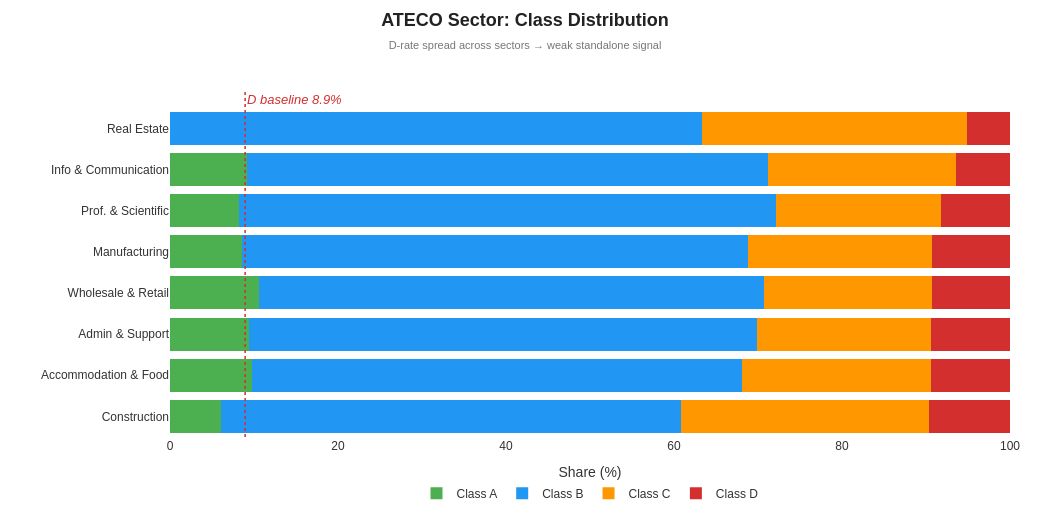

The notebook cell saved with this chart:
### Markdown cell above
### 6.3 ATECO Sector: Class Distribution

### Code cell
TARGET = "financial_health_class"
YEAR_COL = "fiscal_year"

ateco_map = {
    (10, 33): "Manufacturing",
    (41, 43): "Construction",
    (45, 47): "Wholesale & Retail",
    (55, 56): "Accommodation & Food",
    (58, 63): "Info & Communication",
    (68, 68): "Real Estate",
    (69, 75): "Prof. & Scientific",
    (77, 82): "Admin & Support",
}

def get_sector_name(code):
    try:
        c = int(code)
        for (lo, hi), name in ateco_map.items():
            if lo <= c <= hi:
                return name
    except:
        pass
    return "Other"

df = train_df.copy()
df["sector_name"] = (
    df["ateco_sector"].astype(str).str.zfill(2).apply(get_sector_name)
)


CLASS_ORDER = ["A", "B", "C", "D"]
CLASS_COLORS = {
    "A": "#4CAF50",   # green
    "B": "#2196F3",   # blue
    "C": "#FF9800",   # orange
    "D": "#D32F2F"    # red
}

dist = (
    df.groupby(["sector_name", TARGET])
      .size()
      .unstack(fill_value=0)
      .reindex(columns=CLASS_ORDER, fill_value=0)
)

dist_pct = dist.div(dist.sum(axis=1), axis=0).mul(100)


sector_order = [
    "Real Estate",
    "Info & Communication",
    "Prof. & Scientific",
    "Manufacturing",
    "Wholesale & Retail",
    "Admin & Support",
    "Accommodation & Food",
    "Construction"
]

dist_pct = dist_pct.reindex([s for s in sector_order if s in dist_pct.index])

global_d = df[TARGET].value_counts(normalize=True).get("D", 0) * 100


fig1 = go.Figure()

for cls in CLASS_ORDER:
    fig1.add_trace(
        go.Bar(
            name=f"Class {cls}",
            x=dist_pct[cls],
            y=dist_pct.index.tolist(),
            orientation="h",
            marker=dict(color=CLASS_COLORS[cls], line=dict(width=0)),
            hovertemplate=f"Class {cls}: %{{x:.1f}}%<extra></extra>"
        )
    )

# baseline D
fig1.add_vline(
    x=global_d,
    line=dict(color="#d32f2f", width=1.5, dash="dot")
)

fig1.add_annotation(
    x=global_d,
    y=-0.7,
    xref="x",
    yref="y",
    text=f"<i>D baseline {global_d:.1f}%</i>",
    showarrow=False,
    font=dict(size=13, color="#d32f2f"),
    xanchor="left"
)

fig1.update_layout(
    title=dict(
        text=(
            "<b>ATECO Sector: Class Distribution</b>"
            "<br><span style='font-size:11px; font-weight:normal; color:#777777;'>"
            "D-rate spread across sectors → weak standalone signal"
            "</span>"
        ),
        x=0.5,
        xanchor="center",
        y=0.95,
        font=dict(size=18, color="#222222")
    ),
    barmode="stack",
    paper_bgcolor="white",
    plot_bgcolor="white",
    font=dict(family="Arial", size=12, color="#333333"),
    width=1050,
    height=520,
    margin=dict(t=90, l=170, r=40, b=80),
    legend=dict(
        orientation="h",
        yanchor="top",
        y=-0.12,
        xanchor="center",
        x=0.5,
        bgcolor="rgba(0,0,0,0)",
        traceorder="normal"
    ),
    xaxis=dict(
        title="Share (%)",
        range=[0, 100],
        dtick=20,
        showgrid=False,
        zeroline=False
    ),
    yaxis=dict(
        title="",
        showgrid=False,
        autorange="reversed"
    )
)

fig1.show()

### Figure 1 — Plotly figure (JSON) as saved in the notebook; plotly's stock layout.template omitted (floating-point values rounded to 4 significant figures)
{"data": [{"hovertemplate": "Class A: %{x:.1f}%<extra></extra>", "marker": {"color": "#4CAF50", "line": {"width": 0}}, "name": "Class A", "orientation": "h", "type": "bar", "x": [0.0, 9.158, 8.242, 8.524, 10.57, 9.38, 9.814, 6.029], "y": ["Real Estate", "Info & Communication", "Prof. & Scientific", "Manufacturing", "Wholesale & Retail", "Admin & Support", "Accommodation & Food", "Construction"]}, {"hovertemplate": "Class B: %{x:.1f}%<extra></extra>", "marker": {"color": "#2196F3", "line": {"width": 0}}, "name": "Class B", "orientation": "h", "type": "bar", "x": [63.28, 62.0, 63.92, 60.25, 60.19, 60.47, 58.22, 54.86], "y": ["Real Estate", "Info & Communication", "Prof. & Scientific", "Manufacturing", "Wholesale & Retail", "Admin & Support", "Accommodation & Food", "Construction"]}, {"hovertemplate": "Class C: %{x:.1f}%<extra></extra>", "marker": {"color": "#FF9800", "line": {"width": 0}}, "name": "Class C", "orientation": "h", "type": "bar", "x": [31.64, 22.42, 19.6, 21.97, 19.94, 20.77, 22.55, 29.46], "y": ["Real Estate", "Info & Communication", "Prof. & Scientific", "Manufacturing", "Wholesale & Retail", "Admin & Support", "Accommodation & Food", "Construction"]}, {"hovertemplate": "Class D: %{x:.1f}%<extra></extra>", "marker": {"color": "#D32F2F", "line": {"width": 0}}, "name": "Class D", "orientation": "h", "type": "bar", "x": [5.081, 6.421, 8.242, 9.255, 9.294, 9.38, 9.416, 9.646], "y": ["Real Estate", "Info & Communication", "Prof. & Scientific", "Manufacturing", "Wholesale & Retail", "Admin & Support", "Accommodation & Food", "Construction"]}], "layout": {"annotations": [{"font": {"color": "#d32f2f", "size": 13}, "showarrow": false, "text": "<i>D baseline 8.9%</i>", "x": 8.945, "xanchor": "left", "xref": "x", "y": -0.7, "yref": "y"}], "barmode": "stack", "font": {"color": "#333333", "family": "Arial", "size": 12}, "height": 520, "legend": {"bgcolor": "rgba(0,0,0,0)", "orientation": "h", "traceorder": "normal", "x": 0.5, "xanchor": "center", "y": -0.12, "yanchor": "top"}, "margin": {"b": 80, "l": 170, "r": 40, "t": 90}, "paper_bgcolor": "white", "plot_bgcolor": "white", "shapes": [{"line": {"color": "#d32f2f", "dash": "dot", "width": 1.5}, "type": "line", "x0": 8.945, "x1": 8.945, "xref": "x", "y0": 0, "y1": 1, "yref": "y domain"}], "title": {"font": {"color": "#222222", "size": 18}, "text": "<b>ATECO Sector: Class Distribution</b><br><span style='font-size:11px; font-weight:normal; color:#777777;'>D-rate spread across sectors → weak standalone signal</span>", "x": 0.5, "xanchor": "center", "y": 0.95}, "width": 1050, "xaxis": {"dtick": 20, "range": [0, 100], "showgrid": false, "title": {"text": "Share (%)"}, "zeroline": false}, "yaxis": {"autorange": "reversed", "showgrid": false, "title": {"text": ""}}}}
